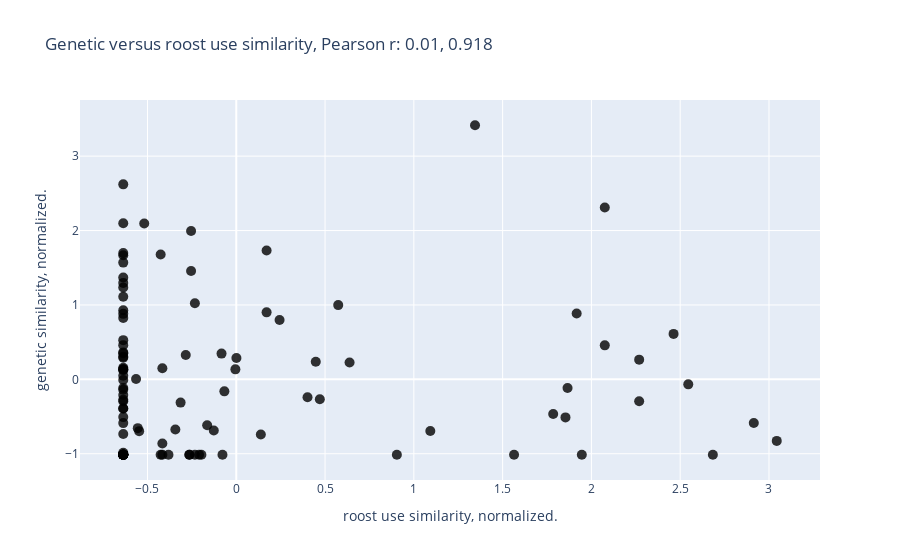

The cell this chart's notebook holds for it:
### Markdown cell above
### ii. Linear.

### Code cell
### get ana's data onto matrix format, extract sorted vector to compare with others.

Ana_mat= np.array([[Anatree[y][x] for x in Ana_names] for y in Ana_names])
iuANA= np.triu_indices(Ana_mat.shape[0],1)
roost_diss_vector= Ana_mat[iuANA]

## get the same vector from genetic distances.
Ana_gen= np.array([[Ind_asso[y][x] for x in Ana_names] for y in Ana_names])
gen_dist_vector= Ana_gen[iuANA]

### now we normalize each and calculate Pearson's r.
roost_diss_vector= scale(roost_diss_vector)
gen_dist_vector= scale(gen_dist_vector)

pear_stat= pearsonr(roost_diss_vector,gen_dist_vector)
## Now we plot one against the other before proceeding to a test of its significance.

fig_gen_to_dist= [go.Scatter(
    x= roost_diss_vector,
    y= gen_dist_vector,
    mode= "markers",
    marker= {
    'line': {'width': 0},
    'size': 10,
    'symbol': 0,
    'color': 'black',
  "opacity": .8
  }
)]

layout= go.Layout(
    title= 'Genetic versus roost use similarity, Pearson r: {}, {}'.format(round(pear_stat[0],3),round(pear_stat[1],3)),
    xaxis= dict(
        title= 'roost use similarity, normalized.'
    ),
    yaxis= dict(
        title= 'genetic similarity, normalized.'
    )
)


fig = go.Figure(data=fig_gen_to_dist, layout=layout)
iplot(fig)

### Figure 1 — Plotly figure (JSON) as saved in the notebook; plotly's stock layout.template omitted (floating-point values rounded to 4 significant figures)
{"data": [{"marker": {"color": "black", "line": {"width": 0}, "opacity": 0.8, "size": 10, "symbol": 0}, "mode": "markers", "type": "scatter", "x": [0.4477, -0.6365, -0.4259, -0.6365, -0.6365, -0.2545, 0.638, 1.093, 0.9043, -0.6365, -0.5644, -0.6365, -0.6365, -0.6365, -0.6365, -0.6365, -0.6365, -0.6365, -0.6365, 2.269, 2.914, 1.345, -0.6365, -0.06706, -0.5469, -0.5547, -0.6365, -0.2332, 0.1707, 0.5741, -0.2332, -0.6365, -0.6365, -0.6365, -0.6365, -0.6365, -0.6365, -0.6365, -0.6365, -0.07771, -0.2641, -0.2641, -0.6365, -0.6365, -0.6365, -0.6365, -0.6365, -0.6365, -0.6365, -0.6365, 0.4705, -0.5184, -0.6365, -0.6365, -0.6365, -0.6365, -0.6365, -0.6365, -0.6365, -0.6365, -0.1639, -0.6365, -0.6365, -0.4259, -0.3431, -0.08304, -0.2845, -0.3135, 0.1383, -0.6365, -0.6365, -0.005078, -0.2545, -0.2094, 0.0007333, -0.3818, 0.1707, 1.946, 1.785, -0.6365, -0.1266, -0.6365, -0.6365, -0.6365, 2.269, -0.6365, 0.4012, -0.6365, -0.6365, -0.6365, -0.4162, -0.4162, 0.2438, -0.1964, -0.4162, 1.854, 1.564, 1.866, 2.075, 2.545, 2.684, 2.075, 1.917, 2.463, 3.044], "y": [0.2353, 0.1565, 1.677, 1.569, -1.014, 1.994, 0.2273, -0.6948, -1.014, 1.668, 0.004994, -1.014, -1.014, 2.099, 0.1219, 0.362, 0.9288, -1.014, 0.2893, 0.2645, -0.5867, 3.415, -0.1164, -0.1615, -0.6965, -0.6558, -0.009178, -1.014, 0.9005, 0.9979, 1.023, -1.014, -1.014, -1.014, -0.2758, -0.5885, -1.014, 0.8801, -1.014, -1.014, -1.014, -1.014, 0.3035, 1.296, 0.0484, 1.697, 1.11, -0.5079, 0.5267, 2.621, -0.2678, 2.095, -0.7337, 0.3496, -0.3909, 0.4594, -1.014, -0.3918, -1.014, 0.137, -0.6168, -1.014, -1.014, -1.014, -0.6744, 0.346, 0.3274, -0.313, -0.7417, -1.014, 0.1361, 0.1343, 1.457, -1.014, 0.2858, -1.014, 1.732, -1.014, -0.4653, 1.368, -0.6886, -0.988, -0.2102, 0.8261, -0.2953, -0.1403, -0.2404, -0.2935, -1.014, 1.234, -0.8622, -1.014, 0.7969, -1.014, 0.1494, -0.5114, -1.014, -0.1172, 0.4567, -0.06764, -1.014, 2.311, 0.8846, 0.6109, -0.8276]}], "layout": {"title": {"text": "Genetic versus roost use similarity, Pearson r: 0.01, 0.918"}, "xaxis": {"title": {"text": "roost use similarity, normalized."}}, "yaxis": {"title": {"text": "genetic similarity, normalized."}}}}
